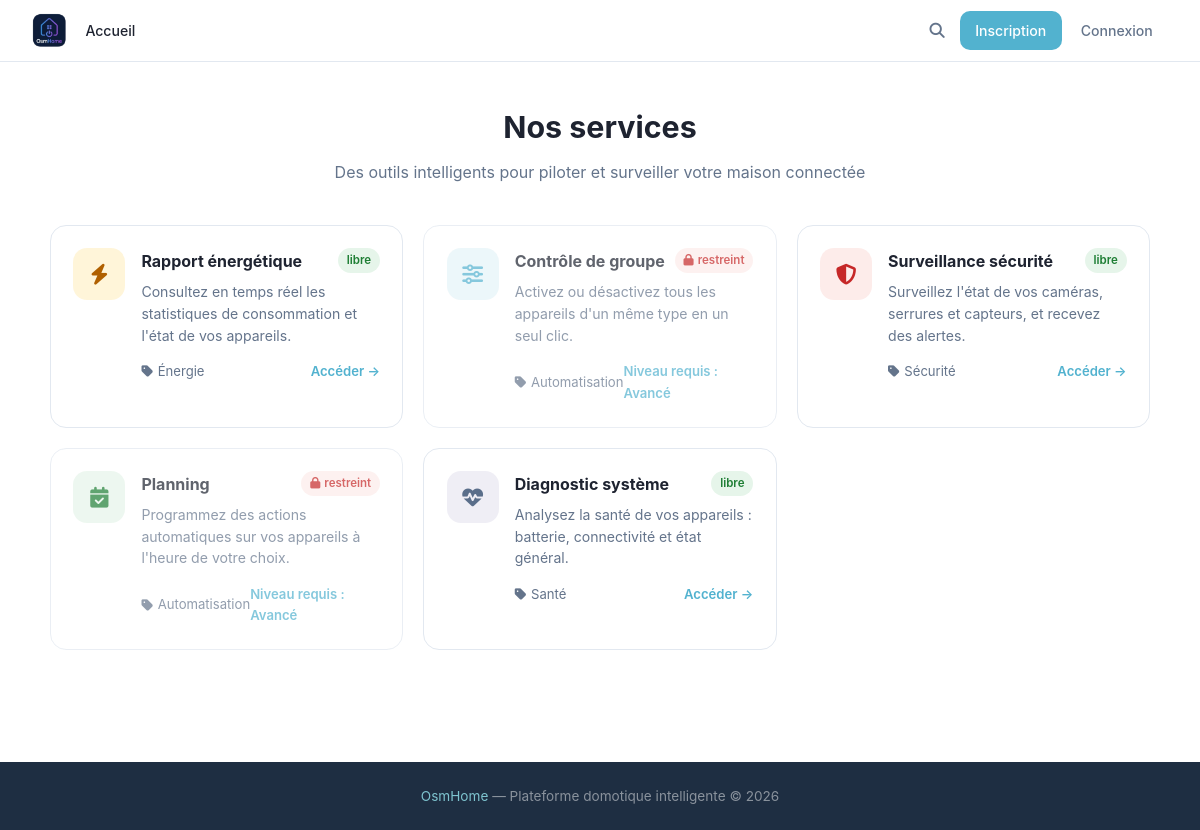
/services, run on the app's committed database.
### tables this page shows
CREATE TABLE services (
            id INTEGER PRIMARY KEY AUTOINCREMENT,
            name TEXT,
            description TEXT,
            category TEXT,
            access TEXT DEFAULT 'libre'
        , slug TEXT);

### main.py (the view)
@app.route('/services')
def services():
    all_services = utils.getAllServices()
    return flask.render_template('services.html', user=flask.session.get('username'), all_services=all_services)

### main.py (called while the page is built)
@app.context_processor
def inject_types():
    try:
        types = utils.getTypes()
    except Exception:
        types = []
    is_admin = False
    user_level = None
    if flask.session.get('username'):
        u = utils.getUser(flask.session['username'])
        is_admin = bool(u and u['role'] == 'admin')
        user_level = u['level'] if u else None
    return {'types': types, 'is_admin': is_admin, 'user_level': user_level}

### utils.py (called while the page is built)
def openDB() -> sqlite3.Connection:
    if 'db' not in flask.g:
        flask.g.db = sqlite3.connect(BASE)
        flask.g.db.row_factory = sqlite3.Row
    return flask.g.db

def closeDB(_ = None):
    db = flask.g.pop("db", None)
    if db is not None:
        db.close()

def getTypes() -> list:
    db = openDB()
    rows = db.execute('SELECT DISTINCT type FROM devices ORDER BY type').fetchall()
    return [row['type'] for row in rows]

def getAllServices() -> list:
    db = openDB()
    return db.execute('SELECT * FROM services ORDER BY id').fetchall()

### templates/services.html (shortened to what this page needs)
{% extends 'base.html' %}
{% block extra_css %}<link rel="stylesheet" href="{{ url_for('static', filename='css/services.css') }}">{% endblock %}
{% block content %}
<div class="svcs-page">
    <div class="svcs-hero">
        <h1>Nos services</h1>
        <p>Des outils intelligents pour piloter et surveiller votre maison connectée</p>
    </div>
    <div class="svcs-grid">
        {% for s in all_services %}
        {% set locked = s['access'] == 'restreint' and user_level not in ('avance', 'expert') and not is_admin %}
        <a href="{% if user %}/service/{{ s['slug'] }}{% else %}/login{% endif %}"
           class="svc-card {% if locked %}svc-card--locked{% endif %}">
            <div class="svc-card-icon svc-icon--{{ s['slug'] }}">
                {% if s['slug'] == 'rapport-energie' %}<i class="fa-solid fa-bolt"></i>
                {% elif s['slug'] == 'controle-groupe' %}<i class="fa-solid fa-sliders"></i>
                {% elif s['slug'] == 'surveillance' %}<i class="fa-solid fa-shield-halved"></i>
                {% elif s['slug'] == 'planning' %}<i class="fa-solid fa-calendar-check"></i>
                {% elif s['slug'] == 'diagnostic' %}<i class="fa-solid fa-heart-pulse"></i>
                {% else %}<i class="fa-solid fa-gears"></i>{% endif %}
            </div>
            <div class="svc-card-body">
                <div class="svc-card-top">
                    <h3>{{ s['name'] }}</h3>
                    <span class="svc-badge svc-badge--{{ s['access'] }}">
                        {% if locked %}<i class="fa-solid fa-lock"></i> {% endif %}{{ s['access'] }}
                    </span>
                </div>
                <p>{{ s['description'] }}</p>
                <div class="svc-card-footer">
                    <span class="svc-category"><i class="fa-solid fa-tag"></i> {{ s['category'] }}</span>
                    <span class="svc-cta">{% if locked %}Niveau requis : Avancé{% else %}Accéder →{% endif %}</span>
                </div>
            </div>
        </a>
        {% endfor %}
    </div>
</div>
{% endblock %}

### static/css/style.css (style rules this page uses)
:root { --bg: #ffffff; --surface: #ffffff; --dark: #1e2330; --dark-2: #1c2131; --primary: #52B2CF; --primary-hover: #3d9ebc; --primary-light: rgba(82, 178, 207, 0.12); --accent-2: #7EC4CF; --accent-pink: #D4AFB9; --accent-lavender: #D1CFE2; --accent-powder: #9CADCE; --muted: #64748b; --white: #ffffff; --border: #e2e8f0; --shadow: 0 1px 3px rgba(0,0,0,.07), 0 2px 8px rgba(0,0,0,.04); --shadow-md: 0 4px 14px rgba(0,0,0,.09), 0 2px 6px rgba(0,0,0,.05); --radius: 10px; --radius-sm: 5px; --radius-lg: 16px; --danger: #ea4335; }
* { margin: 0; padding: 0; box-sizing: border-box; }
html { min-height: 100%; scroll-behavior: smooth; }
body { min-height: 100vh; display: flex; flex-direction: column; font-family: 'Google Sans', 'Inter', system-ui, -apple-system, BlinkMacSystemFont, 'Segoe UI', Roboto, sans-serif; background: var(--bg); color: var(--dark); line-height: 1.65; }
a { color: inherit; text-decoration: none; }
h1, h2, h3, h4, h5 { color: var(--dark); margin-bottom: 0.5rem; font-weight: 600; }
p { color: var(--muted); margin-bottom: 1rem; }

### static/css/services.css (style rules this page uses)
.svcs-page { width: min(1100px, 92%); margin: 0 auto; padding: 2.5rem 0 4rem; }
.svcs-hero { text-align: center; margin-bottom: 2.5rem; }
.svcs-hero h1 { font-size: 1.9rem; font-weight: 700; margin-bottom: 0.4rem; }
.svcs-hero p { color: var(--muted); font-size: 1rem; }
.svcs-grid { display: grid; grid-template-columns: repeat(auto-fill, minmax(300px, 1fr)); gap: 1.25rem; }
.svc-card { display: flex; align-items: flex-start; gap: 1rem; background: var(--surface); border: 1px solid var(--border); border-radius: var(--radius-lg); padding: 1.4rem; transition: box-shadow 0.18s, transform 0.15s, border-color 0.18s; text-decoration: none; color: inherit; }
.svc-card--locked { opacity: 0.7; pointer-events: auto; }
.svc-card-icon { flex-shrink: 0; width: 52px; height: 52px; border-radius: 14px; display: flex; align-items: center; justify-content: center; font-size: 1.3rem; }
.svc-icon--rapport-energie { background: rgba(251,188,4,0.15); color: #b06000; }
.svc-icon--controle-groupe { background: rgba(82,178,207,0.15); color: var(--primary); }
.svc-icon--surveillance { background: rgba(234,67,53,0.10); color: #c62828; }
.svc-icon--planning { background: rgba(52,168,83,0.12); color: #1e7e34; }
.svc-icon--diagnostic { background: rgba(209,207,226,0.35); color: #5a6e8a; }
.svc-card-body { flex: 1; min-width: 0; }
.svc-card-top { display: flex; align-items: flex-start; justify-content: space-between; gap: 0.5rem; margin-bottom: 0.4rem; }
.svc-card-top h3 { font-size: 1rem; font-weight: 700; color: var(--dark); margin: 0; }
.svc-card-body p { font-size: 0.88rem; color: var(--muted); line-height: 1.55; margin: 0 0 0.9rem; }
.svc-badge { flex-shrink: 0; display: inline-flex; align-items: center; gap: 0.25rem; font-size: 0.72rem; font-weight: 600; padding: 0.18rem 0.55rem; border-radius: 999px; white-space: nowrap; }
.svc-badge--libre { background: rgba(52,168,83,0.12); color: #1e7e34; }
.svc-badge--restreint { background: rgba(234,67,53,0.10); color: #c62828; }
.svc-card-footer { display: flex; align-items: center; justify-content: space-between; font-size: 0.82rem; }
.svc-category { color: var(--muted); display: flex; align-items: center; gap: 0.3rem; }
.svc-cta { color: var(--primary); font-weight: 600; }

### data on the page
services: slug "rapport-energie" (drawn), name "Rapport énergétique", access "libre", description "Consultez en temps réel les statistiques de consommation et l'état de vos appareils.", category "Énergie", shows "Accéder →"
services: slug "controle-groupe" (drawn), name "Contrôle de groupe", access "restreint", description "Activez ou désactivez tous les appareils d'un même type en un seul clic.", category "Automatisation", shows "Niveau requis : Avancé"
services: slug "surveillance" (drawn), name "Surveillance sécurité", access "libre", description "Surveillez l'état de vos caméras, serrures et capteurs, et recevez des alertes.", category "Sécurité", shows "Accéder →"
services: slug "planning" (drawn), name "Planning", access "restreint", description "Programmez des actions automatiques sur vos appareils à l'heure de votre choix.", category "Automatisation", shows "Niveau requis : Avancé"
services: slug "diagnostic" (drawn), name "Diagnostic système", access "libre", description "Analysez la santé de vos appareils : batterie, connectivité et état général.", category "Santé", shows "Accéder →"
